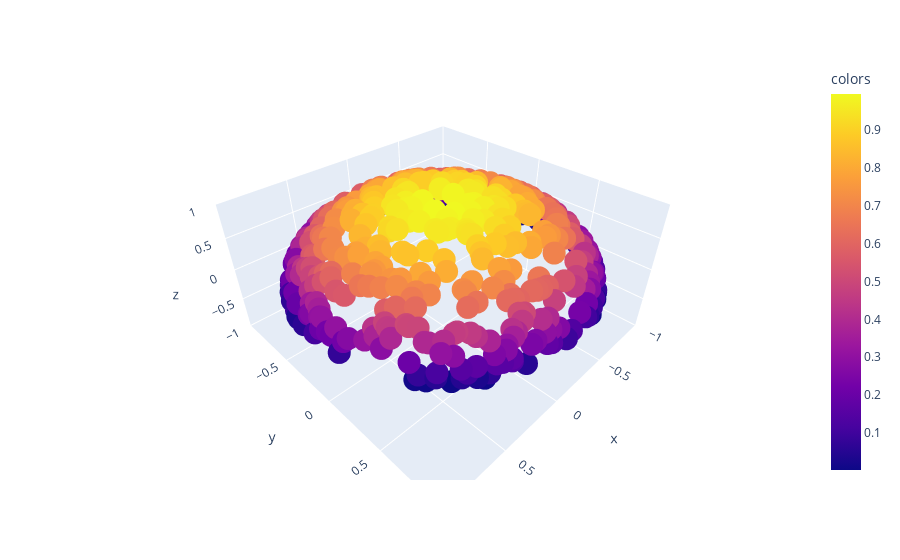

Source (notebook cell):
### Markdown cell above
# Tests

### Code cell
from diffusion_curvature.datasets import sphere
from diffusion_curvature.utils import plot_3d
import matplotlib.pyplot as plt
X_sphere, ks_sphere = sphere(1000) # keep it relatively sparse
X_cap_of_sphere = X_sphere[X_sphere[:,2] > 0] # Just the itty bitty polar top
print('num points',len(X_cap_of_sphere))
plot_3d(X_cap_of_sphere,X_cap_of_sphere[:,2],use_plotly=True)
# plt.scatter(X_cap_of_sphere[:,0],X_cap_of_sphere[:,1])

### Figure 1 — Plotly figure (JSON) as saved in the notebook; plotly's stock layout.template omitted (floating-point values rounded to 4 significant figures; data arrays with more than 128 entries replaced by an {"elided": "..."} marker saying what was removed)
{"data": [{"hovertemplate": "x=%{x}<br>y=%{y}<br>z=%{z}<br>colors=%{marker.color}<extra></extra>", "legendgroup": "", "marker": {"color": {"elided": "513 float values"}, "coloraxis": "coloraxis", "symbol": "circle"}, "mode": "markers", "name": "", "scene": "scene", "showlegend": false, "type": "scatter3d", "x": {"elided": "513 float values"}, "y": {"elided": "513 float values"}, "z": {"elided": "513 float values"}}], "layout": {"coloraxis": {"colorbar": {"title": {"text": "colors"}}, "colorscale": [[0, "#0d0887"], [0.1111, "#46039f"], [0.2222, "#7201a8"], [0.3333, "#9c179e"], [0.4444, "#bd3786"], [0.5556, "#d8576b"], [0.6667, "#ed7953"], [0.7778, "#fb9f3a"], [0.8889, "#fdca26"], [1, "#f0f921"]]}, "legend": {"tracegroupgap": 0}, "margin": {"t": 60}, "scene": {"domain": {"x": [0, 1], "y": [0, 1]}, "xaxis": {"range": [-1.0, 1.0], "title": {"text": "x"}}, "yaxis": {"range": [-1.0, 1.0], "title": {"text": "y"}}, "zaxis": {"range": [-1.0, 1.0], "title": {"text": "z"}}}}}
